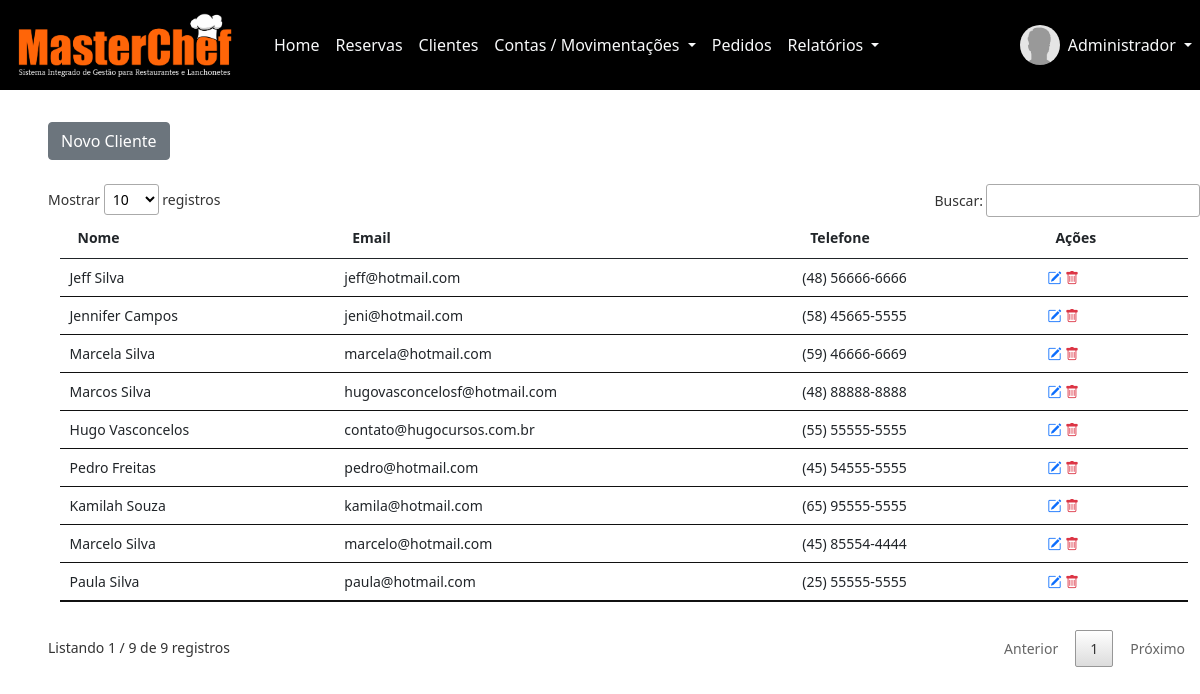
Screenshot of /sistema/painel-recep/index.php?pag=clientes (signed in) with the database file from the repository.
### tables this page shows
CREATE TABLE `usuarios` (
  `id` int(11) NOT NULL,
  `nome` varchar(50) NOT NULL,
  `cpf` varchar(20) NOT NULL,
  `email` varchar(50) NOT NULL,
  `senha` varchar(30) NOT NULL,
  `nivel` varchar(20) NOT NULL
);

CREATE TABLE `clientes` (
  `id` int(11) NOT NULL,
  `nome` varchar(50) NOT NULL,
  `telefone` varchar(20) DEFAULT NULL,
  `email` varchar(50) DEFAULT NULL
);

### sistema/painel-recep/clientes.php (the view, shortened to what this page needs)
<?php
$pagina = 'clientes';
?>
<a href="index.php?pag=<?php echo $pagina ?>&funcao=novo" type="button" class="btn btn-secondary mt-2 mb-4">Novo Cliente</a>
<small>
	<table id="example" class="table table-hover table-sm my-4" style="width:98%;">
		<thead>
			<tr>
				<th>Nome</th>
				<th>Email</th>
				<th>Telefone</th>
				<th>Ações</th>
			</tr>
		</thead>
		<tbody>
			<?php
			$query = $pdo->query("SELECT * FROM clientes order by id desc");
			$res = $query->fetchAll(PDO::FETCH_ASSOC);
			for($i=0; $i < @count($res); $i++){
					$id_reg = $res[$i]['id'];
				?>
				<tr>
					<td><?php echo $res[$i]['nome'] ?></td>
					<td><?php echo $res[$i]['email'] ?></td>
					<td><?php echo $res[$i]['telefone'] ?></td>
					<td>
						<a href="index.php?pag=<?php echo $pagina ?>&funcao=editar&id=<?php echo $id_reg ?>" title="Editar Registro">
							<i class="bi bi-pencil-square mr-1 text-primary"></i></a>
							<a href="index.php?pag=<?php echo $pagina ?>&funcao=excluir&id=<?php echo $id_reg ?>" title="Excluir Registro">
								<i class="bi bi-trash text-danger"></i></a>
								</td>
							</tr>
						<?php } ?>
					</tbody>
				</table>
			</small>

### sistema/painel-recep/index.php (shortened to what this page needs)
<?php
require_once("../../conexao.php");
$menu1 = 'home';
$menu2 = 'reservas';
$menu3 = 'clientes';
$menu4 = 'pagar';
$menu5 = 'receber';
$menu6 = 'compras';
$menu7 = 'movimentacoes';
$menu8 = 'pedidos';
$menu9 = 'consultas-pedidos';
$id_usuario = $_SESSION['id'];
$query = $pdo->query("SELECT * FROM usuarios WHERE id = '$id_usuario'");
$res = $query->fetchAll(PDO::FETCH_ASSOC);
$total_reg = @count($res);
if($total_reg > 0){
	$nome_usu = $res[0]['nome'];
}
?>
<!DOCTYPE html>
<html>
<head>
	<link href="https://cdn.jsdelivr.net/npm/bootstrap@5.0.0-beta2/dist/css/bootstrap.min.css" rel="stylesheet">
	<link rel="stylesheet" type="text/css" href="../vendor/DataTables/datatables.min.css"/>
	<link rel="stylesheet" href="https://cdn.jsdelivr.net/npm/bootstrap-icons@1.4.0/font/bootstrap-icons.css">
</head>
<body>
	<nav class="navbar navbar-expand-lg navbar-dark" style="background: #000000;>
		<div class="container-fluid">
			<a class="navbar-brand" href="index.php"><img src="../img/logo-texto-grande.png" width="250"></a>
			<div class="collapse navbar-collapse" id="navbarSupportedContent">
				<ul class="navbar-nav me-auto mb-2 mb-lg-0">
					<li class="nav-item">
						<a class="nav-link active text-light" aria-current="page" href="index.php?pag=<?php echo $menu1 ?>">Home</a>
					</li>
					<li class="nav-item">
						<a class="nav-link active text-light" aria-current="page" href="index.php?pag=<?php echo $menu2 ?>">Reservas</a>
					</li>
					<li class="nav-item">
						<a class="nav-link active text-light" aria-current="page" href="index.php?pag=<?php echo $menu3 ?>">Clientes</a>
					</li>
					<li class="nav-item dropdown">
						<a class="nav-link dropdown-toggle text-light" href="#" id="navbarDropdown" role="button" data-bs-toggle="dropdown" aria-expanded="false">
							Contas / Movimentações
						</a>
					</li>
            <li class="nav-item">
            <a class="nav-link active text-light" aria-current="page" href="index.php?pag=<?php echo $menu8 ?>">Pedidos</a>
          </li>
					<li class="nav-item dropdown">
						<a class="nav-link dropdown-toggle text-light" href="#" id="navbarDropdown" role="button" data-bs-toggle="dropdown" aria-expanded="false">
							Relatórios
						</a>
					</li>
				</ul>
			<div class="d-flex mr-4">
          <img class="img-profile rounded-circle" src="../img/sem-usuario.jpg" width="40px" height="40px">
          <div class="collapse navbar-collapse" id="navbarNavDarkDropdown">
            <ul class="navbar-nav">
              <li class="nav-item dropdown">
                <a class="nav-link dropdown-toggle text-light" href="#" id="navbarDarkDropdownMenuLink" role="button" data-bs-toggle="dropdown" aria-expanded="false">
                  <?php echo $nome_usu ?>
                </a>
              </li>
            </ul>
          </div>
        </div>
			</div>
	</nav>
	<div class="container-fluid mt-4 mx-4 px-4">
     	<?php
     		if(@$_GET['pag'] == $menu1){
     			require_once($menu1.'.php');
     		}else if(@$_GET['pag'] == $menu2){
     			require_once($menu2.'.php');
     		}else if(@$_GET['pag'] == $menu3){
     			require_once($menu3.'.php');
     		}else if(@$_GET['pag'] == $menu4){
     			require_once($menu4.'.php');
     		}else if(@$_GET['pag'] == $menu5){
     			require_once($menu5.'.php');
     		}else if(@$_GET['pag'] == $menu6){
     			require_once($menu6.'.php');
     		}else if(@$_GET['pag'] == $menu7){
     			require_once($menu7.'.php');
        }else if(@$_GET['pag'] == $menu8){
          require_once($menu8.'.php');
     		 }else if(@$_GET['pag'] == $menu9){
          require_once($menu9.'.php');
     		}
     		else{
     			require_once($menu1.'.php');
     		}
     	 ?>
	</div>
</body>
</html>

### rows the page displays
usuarios: nome "Administrador"
clientes: nome "Jeff Silva", email "jeff@hotmail.com", telefone "(48) 56666-6666"
clientes: nome "Jennifer Campos", email "jeni@hotmail.com", telefone "(58) 45665-5555"
clientes: nome "Marcela Silva", email "marcela@hotmail.com", telefone "(59) 46666-6669"
clientes: nome "Marcos Silva", email "hugovasconcelosf@hotmail.com", telefone "(48) 88888-8888"
clientes: nome "Hugo Vasconcelos", email "contato@hugocursos.com.br", telefone "(55) 55555-5555"
clientes: nome "Pedro Freitas", email "pedro@hotmail.com", telefone "(45) 54555-5555"
clientes: nome "Kamilah Souza", email "kamila@hotmail.com", telefone "(65) 95555-5555"
clientes: nome "Marcelo Silva", email "marcelo@hotmail.com", telefone "(45) 85554-4444"
clientes: nome "Paula Silva", email "paula@hotmail.com", telefone "(25) 55555-5555"
